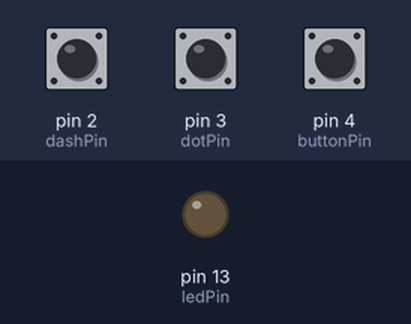
This sketch was run on a simulated Arduino Uno, built with avr-gcc and run on an emulated ATmega328P. Shown: output pins drawn as LEDs (lit = HIGH). Inputs (shaded band) come from the test bench; at power-on: pin 2 (dashPin) HIGH, pin 4 (buttonPin) HIGH, pin 3 (dotPin) HIGH. What the sketch prints to the serial monitor is not drawn.

Above: at 1.2 s.
1.3 s: pin 2 (dashPin) pulled LOW for 0.15 s
At 1.55 s:
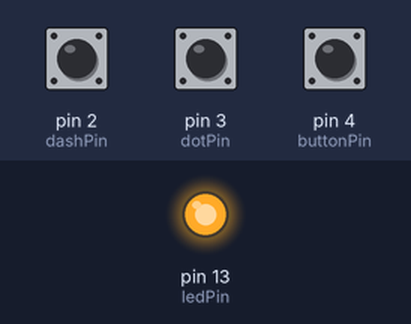
3.1 s: pin 4 (buttonPin) pulled LOW for 0.15 s
At 4.5 s:
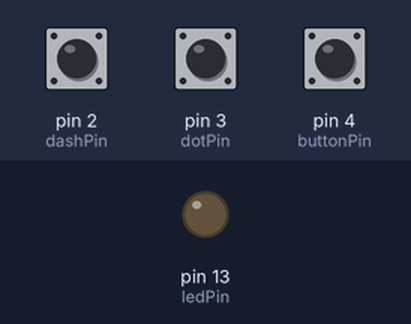
4.8 s: pin 4 (buttonPin) pulled LOW for 3.2 s
At 9.3 s:
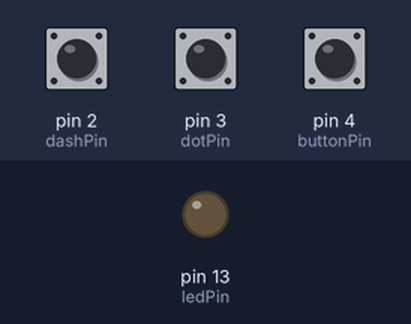
9.6 s: pin 4 (buttonPin) pulled LOW for 1 s
At 11.3 s:
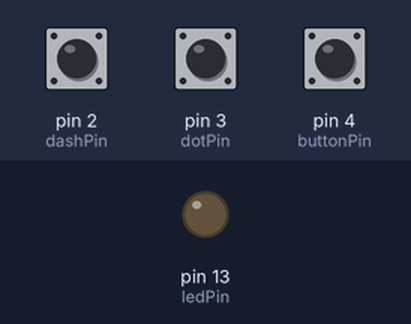
12.2 s: pin 2 (dashPin) pulled LOW for 3.2 s
At 16.2 s:
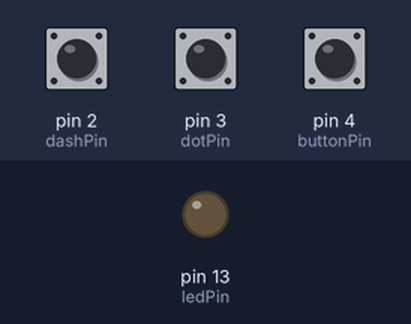
Timing chart, 0 to 17.7 s (numbered marks = the images above; inputs shaded):
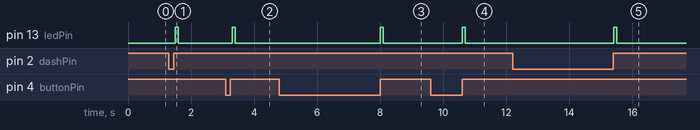

Measured:
- after the input at 1.3 s, pin 13 (ledPin): LOW → HIGH after 0.20 s, → LOW 0.10 s later
- after the input at 3.1 s, pin 13 (ledPin): LOW → HIGH after 0.20 s, → LOW 0.10 s later
- after the input at 4.8 s, pin 13 (ledPin): LOW → HIGH after 3.2 s, → LOW 0.10 s later
- after the input at 9.6 s, pin 13 (ledPin): LOW → HIGH after 1.0 s, → LOW 0.10 s later
- after the input at 12.2 s, pin 13 (ledPin): LOW → HIGH after 3.2 s, → LOW 0.10 s later

The sketch:

morse.ino
```cpp
int dashPin = 2;
int dotPin = 3;
int buttonPin = 4;
int ledPin = 13;
bool dashState = false;
bool dotState = false;
bool buttonState = false;
bool dashPrevState = false;
bool dotPrevState = false;
bool buttonPrevState = false;
String text = "";
String serialRead = "";

char alphabet[] = { 'A', 'B', 'C', 'D', 'E', 'F', 'G', 'H', 'I', 'J', 'K', 'L', 'M', 'N', 'O', 'P', 'Q', 'R', 'S', 'T', 'U', 'V', 'W', 'X', 'Y', 'Z', '1', '2', '3', '4', '5', '6', '7', '8', '9', '0' };
String morse[] = {
  ".-", //A
  "-...", //B
  "-.-.", //C
  "-..", //D
  ".", //E
  "..-.", //F
  "--.", //G
  "....", //H
  "..", //I
  ".---", //J
  "-.-", //K
  ".-..", //L
  "--", //M
  "-.", //N
  "---", //O
  ".--.", //P
  "--.-", //Q
  ".-.", //R
  "...", //S
  "-", //T
  "..-", //U
  "...-", //V
  ".--", //W
  "-..-", //X
  "-.--", //Y
  "--..", //Z
  ".----", //1
  "..---", //2
  "...--", //3
  "....-", //4
  ".....", //5
  "-....", //6
  "--...", //7
  "---..", //8
  "----.", //9
  "-----" //0
};

//IF ARRAY CONTAINS
char letter(String code)
{
  for(int i = 0; i < sizeof(morse); i++)
  {
    if(morse[i] == code)
      return alphabet[i];
  }

  return NULL;
}

String morseToASCII(String morse)
{
  String w = "";
  String ret = "";

  for(int i = 0; i < morse.length(); i++)
  {
    if(morse[i] != '/')
      w += morse[i];
    else
    {
      if(morse[i - 1] == '/')
        ret += " ";
      else
        ret += letter(w);

      w = "";
    }
  }

  return ret;
}

void setup()
{
  pinMode(buttonPin, INPUT_PULLUP);
  pinMode(dashPin, INPUT_PULLUP);
  pinMode(dotPin, INPUT_PULLUP);
  pinMode(ledPin, OUTPUT);

  Serial.begin(9600);
}

void loop()
{
  digitalWrite(ledPin, LOW);

  buttonState = !digitalRead(buttonPin);
  dashState = !digitalRead(dashPin);
  dotState = !digitalRead(dotPin);

  if(buttonState != buttonPrevState)
  {
    if(buttonPrevState)
    {
      text += "/";
      Serial.print("/");

      digitalWrite(ledPin, HIGH);
    }

    buttonPrevState = buttonState;
  }

  if(dashState != dashPrevState)
  {
    if(dashPrevState)
    {
      text += "-";
      Serial.print("-");

      digitalWrite(ledPin, HIGH);
    }

    dashPrevState = dashState;
  }

  if(dotState != dotPrevState)
  {
    if(dotPrevState)
    {
      text += ".";
      Serial.print(".");

      digitalWrite(ledPin, HIGH);
    }

    dotPrevState = dotState;
  }

  if(text[text.length() - 3] == '/' && text[text.length() - 2] == '/' && text[text.length() - 1] == '/')
  {
    Serial.println();
    Serial.println(text + " -> " + morseToASCII(text));
    text = "";
  }

  delay(100);
}
```
